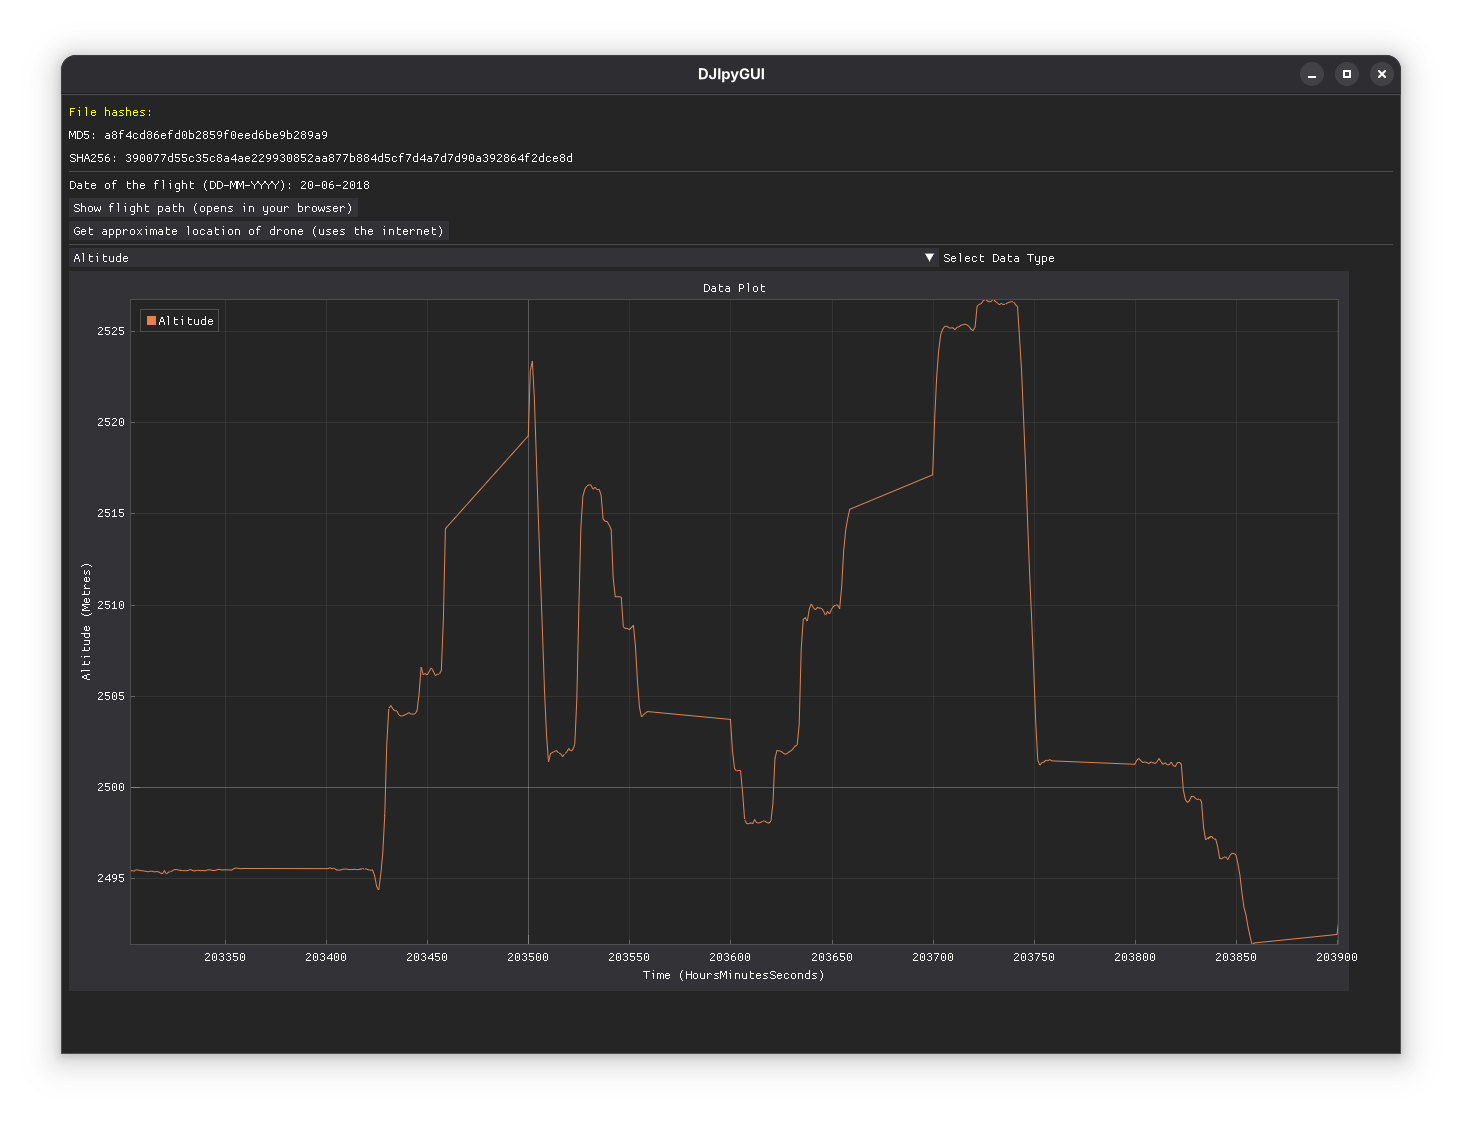

This chart was generated by the following Python code:
import dearpygui.dearpygui as dpg
import pandas as pd
import folium
import webbrowser
import os
import requests
import hashlib

dpg.create_context()

data = None
altitude_data = None
battery_data = None
time_data = None
distance_data = None
formatted_date = None
file_hashes = None
current_file_path = None

def calculate_file_hashes(file_path):
    """Calculate MD5 and SHA256 hashes of the file"""
    md5_hash = hashlib.md5()
    sha256_hash = hashlib.sha256()
    
    with open(file_path, 'rb') as f:
        # Read the file in chunks to handle large files efficiently
        for chunk in iter(lambda: f.read(4096), b''):
            md5_hash.update(chunk)
            sha256_hash.update(chunk)
    
    return {
        'md5': md5_hash.hexdigest(),
        'sha256': sha256_hash.hexdigest()
    }

def load_data(file_path):
    global data, altitude_data, battery_data, time_data, distance_data, formatted_date, file_hashes, current_file_path
    
    current_file_path = file_path
    file_hashes = calculate_file_hashes(file_path)
    data = pd.read_csv(file_path)

    # Extract data from csv
    altitude_data = data.iloc[:, 5].tolist()
    battery_data = data.iloc[:, 107].tolist()
    time_data = data.iloc[:, 81].tolist()
    distance_data = data.iloc[:, 55].tolist()

    date = data.iloc[:2, 80].tolist()
    raw_date = str(date[0])

    # Format the date from YYYYMMDD to DD-MM-YYYY
    if len(raw_date) == 8:
        formatted_date = f"{raw_date[6:8]}-{raw_date[4:6]}-{raw_date[0:4]}"
    else:
        formatted_date = "Invalid Date"

    create_main_window()

def callback_file_dialog(sender, app_data):
    file_path = app_data['file_path_name']
    load_data(file_path)
    dpg.delete_item("file_dialog_id")

def load_coordinates(csv_file_path):
    df = pd.read_csv(csv_file_path)
    df = df.iloc[:, [2, 3]].dropna()
    longitudes = df.iloc[:, 0].tolist()
    latitudes = df.iloc[:, 1].tolist()
    return longitudes, latitudes

# Populate folium with coordinates from csv
def create_map(longitudes, latitudes):
    if not longitudes or not latitudes:
        raise ValueError("No valid coordinates to plot.")

    avg_lat = sum(latitudes) / len(latitudes)
    avg_lon = sum(longitudes) / len(longitudes)

    m = folium.Map(location=[avg_lat, avg_lon], zoom_start=18)

    for lon, lat in zip(longitudes, latitudes):
        folium.Marker(location=[lat, lon]).add_to(m)

    map_file = "map.html"
    m.save(map_file)
    return map_file, avg_lat, avg_lon

# Query OSM with coordinates to get location
def get_approximate_location(lat, lon):
    url = f"https://nominatim.openstreetmap.org/reverse?lat={lat}&lon={lon}&format=json"
    headers = {
        'User-Agent': 'DJIpyGUI/1.0'
    }
    response = requests.get(url, headers=headers)
    
    if response.status_code == 200:
        location_data = response.json()
        return location_data.get('display_name', 'Unknown location')
    else:
        return "Error retrieving location"

def update_plot(sender, app_data):
    selected_data = app_data
    dpg.delete_item("line_series")

    if selected_data == "Altitude":
        dpg.add_line_series(time_data, altitude_data, label="Altitude", tag="line_series", parent="y_axis")
        dpg.set_axis_limits("y_axis", min(altitude_data), max(altitude_data))
        dpg.set_item_label("y_axis", "Altitude (Metres)") 
    elif selected_data == "Battery":
        dpg.add_line_series(time_data, battery_data, label="Battery", tag="line_series", parent="y_axis")
        dpg.set_axis_limits("y_axis", min(battery_data), max(battery_data))
        dpg.set_item_label("y_axis", "Battery Capacity (Percentage)")
    elif selected_data == "Distance":
        dpg.add_line_series(time_data, distance_data, label="Distance", tag="line_series", parent="y_axis")
        dpg.set_axis_limits("y_axis", min(distance_data), max(distance_data))
        dpg.set_item_label("y_axis", "Distance Travelled (Metres)") 

def get_location():
    if data is None:
        return
        
    longitudes, latitudes = load_coordinates(current_file_path)
    if not longitudes or not latitudes:
        dpg.set_value("location_text", "No valid coordinates found in the CSV file.")
        return
    
    # Calculate average location for API call
    avg_lat = sum(latitudes) / len(latitudes)
    avg_lon = sum(longitudes) / len(longitudes)
    
    approx_location = get_approximate_location(avg_lat, avg_lon)
    dpg.set_value("location_text", f"{approx_location}")

def show_map():
    if data is None:
        return
        
    longitudes, latitudes = load_coordinates(current_file_path)
    if not longitudes or not latitudes:
        dpg.add_text("No valid coordinates found in the CSV file.")
        return
    
    map_file, avg_lat, avg_lon = create_map(longitudes, latitudes)
    # Open map.html in browser
    webbrowser.open(f"file://{os.path.abspath(map_file)}")

def create_main_window():
    with dpg.window(tag="Primary Window"):

        dpg.add_text("File hashes:", color=(255, 255, 0))
        dpg.add_text(f"MD5: {file_hashes['md5']}")
        dpg.add_text(f"SHA256: {file_hashes['sha256']}")

        dpg.add_separator()
        
        dpg.add_text(f"Date of the flight (DD-MM-YYYY): {formatted_date}")
        
        dpg.add_button(label="Show flight path (opens in your browser)", callback=show_map)
        with dpg.group(horizontal=True):
            dpg.add_button(label="Get approximate location of drone (uses the internet)", callback=get_location)
            dpg.add_text("", tag="location_text")

        dpg.add_separator()

        dpg.add_combo(["Altitude", "Battery", "Distance"], label="Select Data Type", callback=update_plot)
        with dpg.plot(label="Data Plot", height=720, width=1280):
            dpg.add_plot_legend()
            dpg.add_plot_axis(dpg.mvXAxis, label="Time (HoursMinutesSeconds)")
            dpg.add_plot_axis(dpg.mvYAxis, label="Altitude (Metres)", tag="y_axis")

            dpg.add_line_series(time_data, altitude_data, label="Altitude", tag="line_series", parent="y_axis")
            dpg.set_axis_limits("y_axis", min(altitude_data), max(altitude_data))

    dpg.set_primary_window("Primary Window", True)

def _hyperlink(text, address):
    b = dpg.add_button(label=text, callback=lambda:webbrowser.open(address))
    dpg.bind_item_theme(b, "__demo_hyperlinkTheme")

def create_welcome_window():
    with dpg.window(label="Welcome to DJIpyGUI", tag="welcome_window", 
                   no_resize=True, no_move=True, no_close=True,
                   width=500, height=250):
        dpg.add_text("This application helps you to analyse drone flight data.")
        dpg.add_separator()
        dpg.add_text("Please use DatCon to export a CSV file of your flight.")
        with dpg.group(horizontal=True):
            dpg.add_text("Available for download")
            _hyperlink("here", "https://datfile.net/DatCon/downloads.html")
            dpg.add_text("(opens in your browser).")
        dpg.add_text("Then navigate to and the select that file you exported by clicking")
        dpg.add_text("the button below.")
        dpg.add_separator()
        dpg.add_button(label="Select File", callback=show_file_dialog)
        
        # Center the window
        dpg.set_item_pos("welcome_window", 
            [(dpg.get_viewport_width() - 400) // 2, 
             (dpg.get_viewport_height() - 150) // 2])

def show_file_dialog():
    dpg.delete_item("welcome_window")
    
    with dpg.file_dialog(
        directory_selector=False, 
        show=True,
        callback=callback_file_dialog,
        tag="file_dialog_id",
        width=700,
        height=400,
        modal=True,
        default_filename="",
        default_path=""):
        
        dpg.add_file_extension(".csv", color=(0, 255, 0, 255))

dpg.create_viewport(title='DJIpyGUI', width=1340, height=960)
dpg.setup_dearpygui()
dpg.show_viewport()

create_welcome_window()

dpg.start_dearpygui()
dpg.destroy_context()